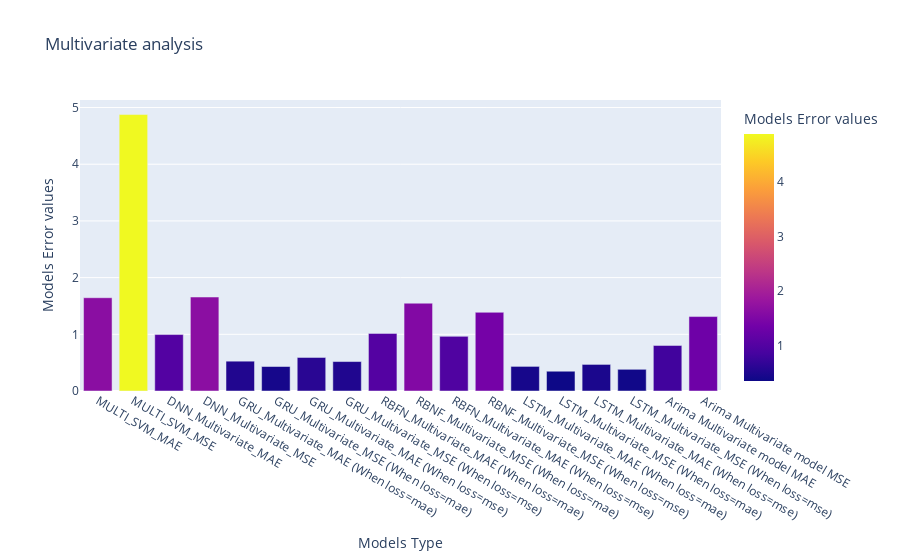

The cell this chart's notebook holds for it:
### Code cell
import plotly.express as px
fig = px.bar(dff, x='Models Type', y='Models Error values',color='Models Error values',title="Multivariate analysis")
fig.show()

### Figure 1 — Plotly figure (JSON) as saved in the notebook; plotly's stock layout.template omitted (floating-point values rounded to 4 significant figures)
{"data": [{"alignmentgroup": "True", "hovertemplate": "Models Type=%{x}<br>Models Error values=%{marker.color}<extra></extra>", "legendgroup": "", "marker": {"color": [1.645, 4.876, 0.9955, 1.658, 0.5259, 0.432, 0.5924, 0.5194, 1.016, 1.549, 0.9639, 1.388, 0.4339, 0.3488, 0.4689, 0.3827, 0.8034, 1.313], "coloraxis": "coloraxis"}, "name": "", "offsetgroup": "", "orientation": "v", "showlegend": false, "textposition": "auto", "type": "bar", "x": ["MULTI_SVM_MAE", "MULTI_SVM_MSE", "DNN_Multivariate_MAE", "DNN_Multivariate_MSE", "GRU_Multivariate_MAE (When loss=mae)", "GRU_Multivariate_MSE (When loss=mae)", "GRU_Multivariate_MAE (When loss=mse)", "GRU_Multivariate_MSE (When loss=mse)", "RBFN_Multivariate_MAE (When loss=mae)", "RBNF_Multivariate_MSE (When loss=mae)", "RBFN_Multivariate_MAE (When loss=mse)", "RBNF_Multivariate_MSE (When loss=mse)", "LSTM_Multivariate_MAE (When loss=mae)", "LSTM_Multivariate_MSE (When loss=mae)", "LSTM_Multivariate_MAE (When loss=mse)", "LSTM_Multivariate_MSE (When loss=mse)", "Arima Multivariate model MAE", "Arima Multivariate model MSE"], "xaxis": "x", "y": [1.645, 4.876, 0.9955, 1.658, 0.5259, 0.432, 0.5924, 0.5194, 1.016, 1.549, 0.9639, 1.388, 0.4339, 0.3488, 0.4689, 0.3827, 0.8034, 1.313], "yaxis": "y"}], "layout": {"barmode": "relative", "coloraxis": {"colorbar": {"title": {"text": "Models Error values"}}, "colorscale": [[0, "#0d0887"], [0.1111, "#46039f"], [0.2222, "#7201a8"], [0.3333, "#9c179e"], [0.4444, "#bd3786"], [0.5556, "#d8576b"], [0.6667, "#ed7953"], [0.7778, "#fb9f3a"], [0.8889, "#fdca26"], [1, "#f0f921"]]}, "legend": {"tracegroupgap": 0}, "title": {"text": "Multivariate analysis"}, "xaxis": {"anchor": "y", "domain": [0, 1], "title": {"text": "Models Type"}}, "yaxis": {"anchor": "x", "domain": [0, 1], "title": {"text": "Models Error values"}}}}
